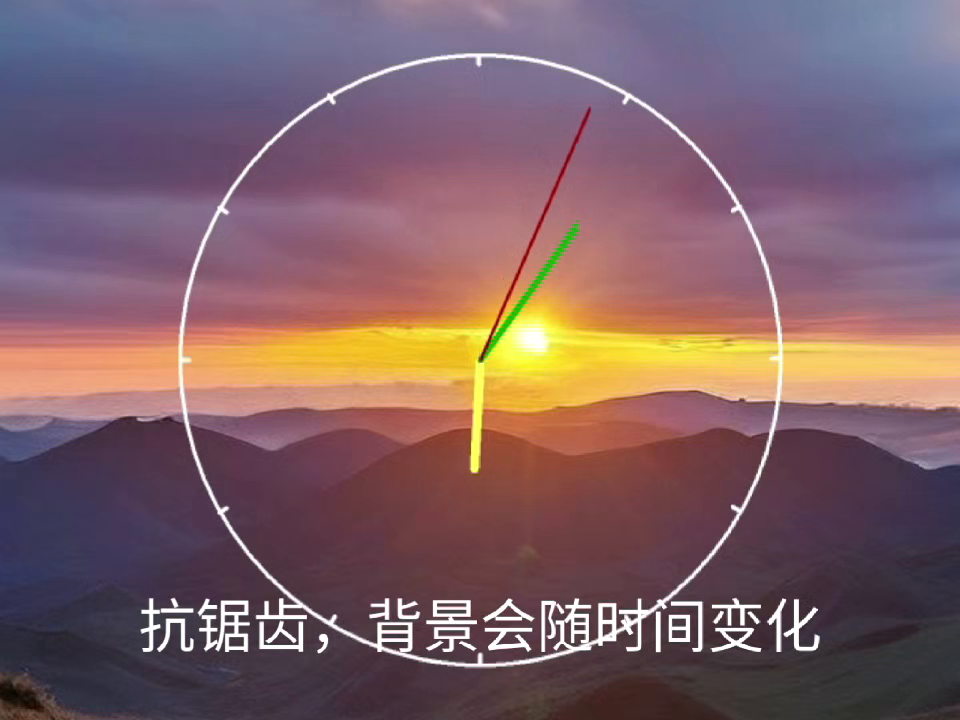
#> input picture frame 52 of Round Clock/Round Clock/演示视频.mp4, 960 x 720 px, given in place of video2.mp4, which was not available
$ python change.py
#> lines starting #> are read from the running program, lines starting #| are printed output that depends on the picture
import cv2
import os
import math

# ===================== 可自定义的参数（改这里！）=====================
VIDEO_PATH = "video2.mp4"  # 你的原视频路径（比如放在PyCharm项目根目录）
OUTPUT_DIR = "video2_frames"  # 帧图片输出文件夹（自动创建）
TARGET_FPS = 15  # 抽取帧率（3秒=45帧，建议15）
TARGET_RESOLUTION = (640, 360)  # 16:9目标分辨率（640×360/854×480可选）
IMAGE_FORMAT = "jpg"  # 输出格式（固定jpg，不要改png）


# ===================== 核心抽帧逻辑 =====================
def extract_video_frames():
    # 1. 创建输出文件夹
    if not os.path.exists(OUTPUT_DIR):
        os.makedirs(OUTPUT_DIR)
        print(f"创建输出文件夹：{OUTPUT_DIR}")

    # 2. 打开视频
    cap = cv2.VideoCapture(VIDEO_PATH)
    if not cap.isOpened():
        print("无法打开视频，请检查路径是否正确！")
        return

    # 3. 获取原视频信息
    original_fps = cap.get(cv2.CAP_PROP_FPS)  # 原视频帧率
    total_frames_original = int(cap.get(cv2.CAP_PROP_FRAME_COUNT))  # 原视频总帧数
    video_duration = total_frames_original / original_fps  # 原视频时长（秒）
    print(f"原视频信息：")
    print(f"帧率：{original_fps:.1f} FPS | 总帧数：{total_frames_original} | 时长：{video_duration:.1f} 秒")

    # 4. 计算抽帧间隔（保证抽取TARGET_FPS帧/秒）
    frame_interval = max(1, math.floor(original_fps / TARGET_FPS))
    target_total_frames = int(video_duration * TARGET_FPS)  # 目标总帧数
    print(f"抽帧配置：")
    print(f"目标帧率：{TARGET_FPS} FPS | 抽帧间隔：每{frame_interval}帧抽1帧 | 预计输出帧数：{target_total_frames}")

    # 5. 逐帧抽取+缩放（保证16:9）
    frame_count = 0  # 已抽取的帧数
    current_frame_idx = 0  # 原视频当前帧索引
    while cap.isOpened():
        ret, frame = cap.read()
#> frame is the input picture: shape (720, 960, 3); mean B, G, R 103.7, 97.3, 126.6
        if not ret:
            break  # 视频读取完毕

        # 按间隔抽帧
        if current_frame_idx % frame_interval == 0:
            # 缩放帧到目标分辨率（保持16:9，避免变形）
            frame_resized = cv2.resize(frame, TARGET_RESOLUTION, interpolation=cv2.INTER_AREA)
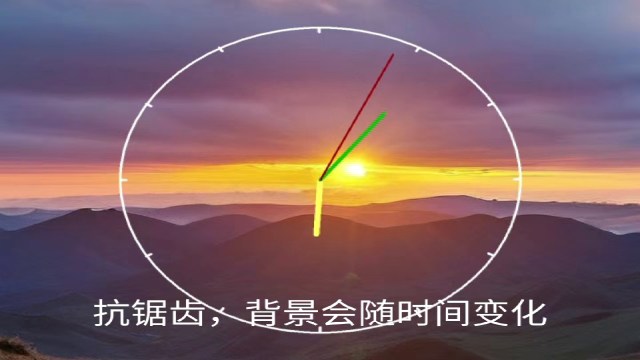
#> frame_resized: shape (360, 640, 3); mean B, G, R 103.7, 97.3, 126.6

            # 命名格式：frame_0001.jpg（补零，保证顺序）
            frame_name = f"frame_{frame_count + 1:04d}.{IMAGE_FORMAT}"
            frame_path = os.path.join(OUTPUT_DIR, frame_name)

            # 保存帧（JPG压缩，体积小）
            cv2.imwrite(frame_path, frame_resized, [cv2.IMWRITE_JPEG_QUALITY, 85])  # 85是压缩质量（1-100，越高越清晰）

            frame_count += 1
            print(f"已抽取：{frame_name}（{frame_count}/{target_total_frames}）", end="\r")

        current_frame_idx += 1

    # 6. 收尾+体积预估
    cap.release()
    cv2.destroyAllWindows()
    print(f"\n抽帧完成！共抽取 {frame_count} 帧，保存至：{OUTPUT_DIR}")

    # 预估总大小（按单帧平均60KB算）
    estimated_size_mb = (frame_count * 60) / 1024
    print(f"体积预估：≈{estimated_size_mb:.2f} MB（远低于200MB限制）")


if __name__ == "__main__":
    extract_video_frames()

$ run again, starting later in the video
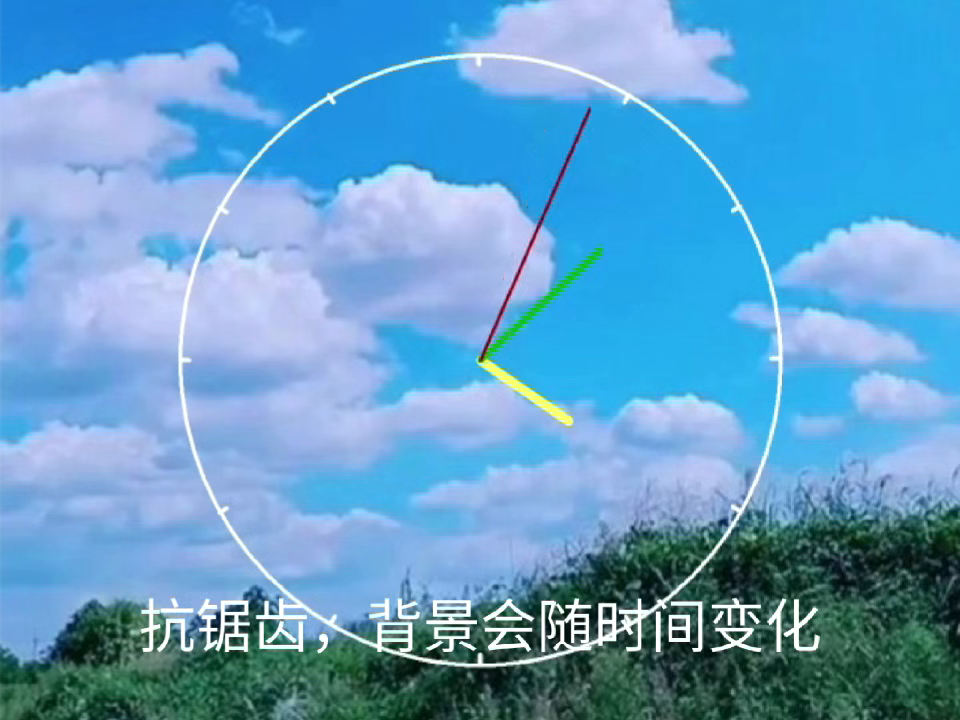
#> input picture frame 237 of Round Clock/Round Clock/演示视频.mp4, 960 x 720 px, given in place of video2.mp4, which was not available
#> in extract_video_frames, frame is the input picture: shape (720, 960, 3); mean B, G, R 201.2, 158.7, 97
#> in extract_video_frames, `frame_resized = cv2.resize(frame, TARGET_RESOLUTION, interpolation=cv2..`:
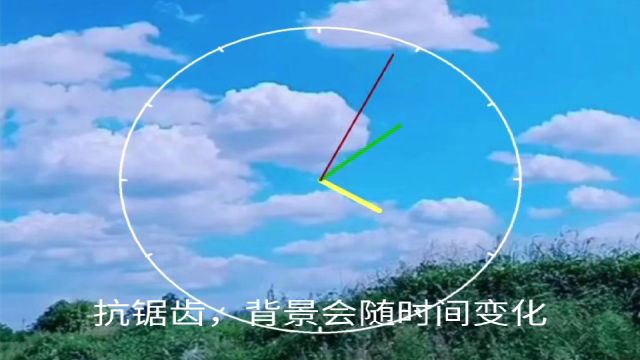
#> frame_resized: shape (360, 640, 3); mean B, G, R 201.2, 158.7, 97

$ run again, starting later in the video
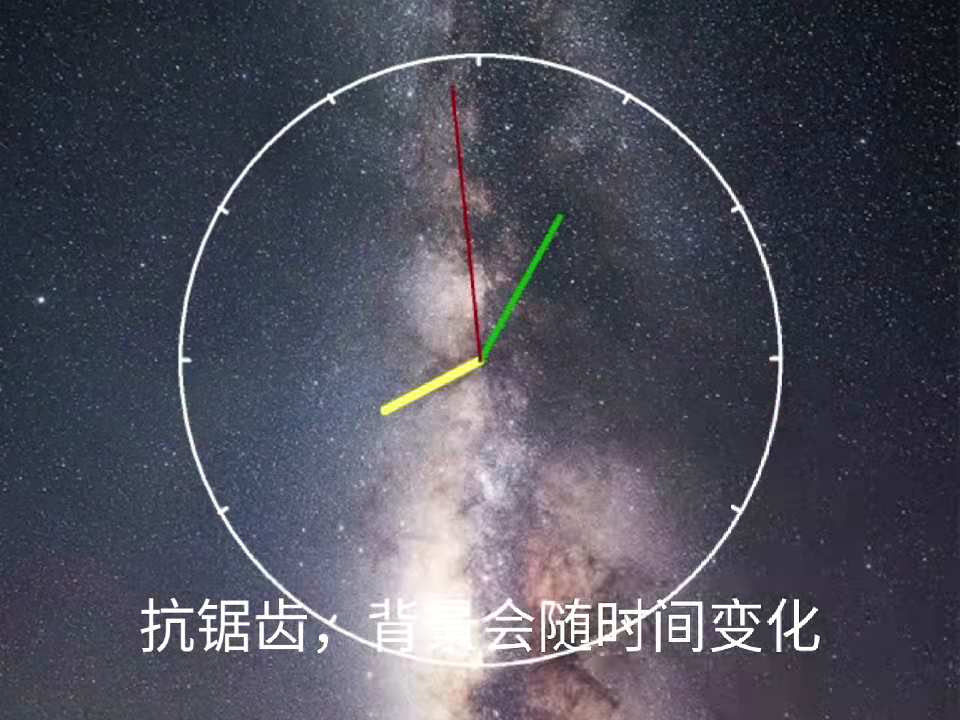
#> input picture frame 421 of Round Clock/Round Clock/演示视频.mp4, 960 x 720 px, given in place of video2.mp4, which was not available
#> in extract_video_frames, frame is the input picture: shape (720, 960, 3); mean B, G, R 90.6, 78.7, 78.3
#> in extract_video_frames, `frame_resized = cv2.resize(frame, TARGET_RESOLUTION, interpolation=cv2..`:
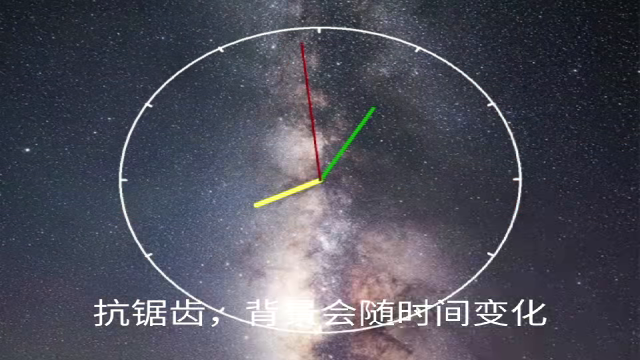
#> frame_resized: shape (360, 640, 3); mean B, G, R 90.6, 78.7, 78.3
